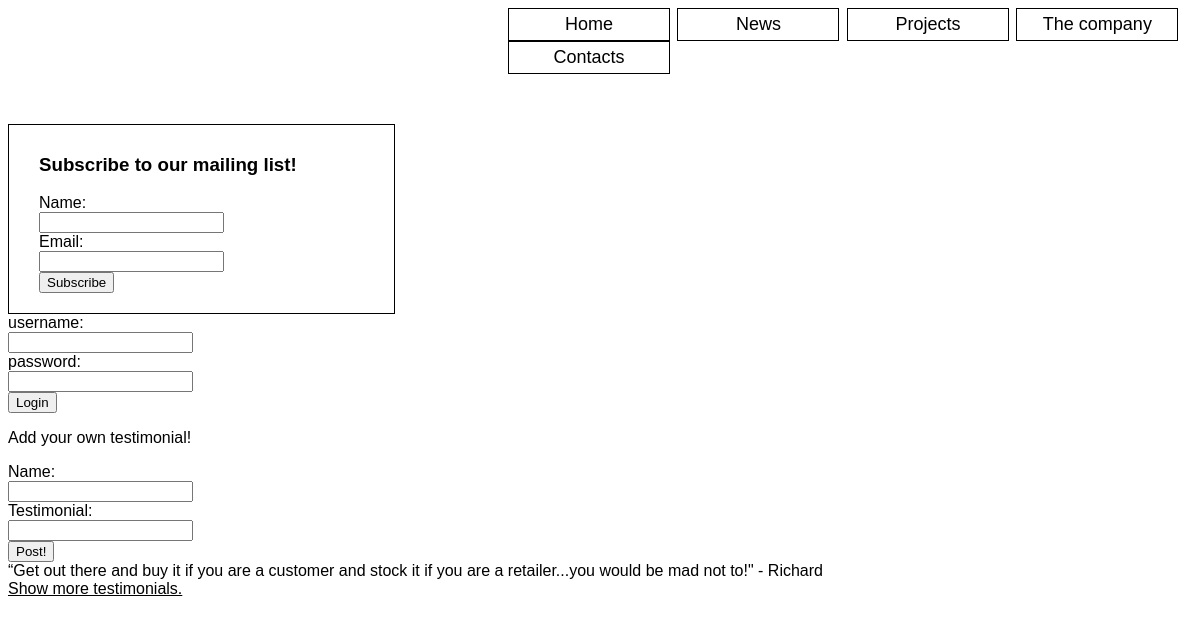
/contacts.php, run on the app's committed database.
### tables this page shows
create table testimonial
   (name		varchar(15)		not null,
   	test        varchar(255)    not null,
    id          integer(2)    not null auto_increment,
    primary key(id));

### contacts.php (the view, shortened to what this page needs)
<!DOCTYPE html>
<html>
<head>
	<link rel="stylesheet" href="main.css">
</head>
<body>
	<nav>
		<a href="index.html">
			<div>Home</div>
		</a>
		<a href="news.php">
			<div>News</div>
		</a>
		<a href="projects.html">
			<div>Projects</div>
		</a>
		<a href="company.php">
			<div>The company</div>
		</a>
		<a href="contacts.php">
			<div>Contacts</div>
		</a>
	</nav>
	<div class="feedback form">
		<h3>Subscribe to our mailing list!</h3>
		<form action="feedback.php" method="GET">
			Name:<br><input type="text" id="name" name="name"><br>
			Email:<br><input type="text" id="emai1" name="email"><br>
			<input type="submit" value="Subscribe">
		</form>
	</div>
	<div class = "login_form">
		<form action="login.php" method="POST">
			username:<br><input type="text" name="username"><br>
			password:<br><input type="text" name="password"><br>
			<input type="submit" value="Login">
		</form>
	</div>
	<div class = "WallTestimonial">
		<form action="contacts.php" method="GET">
			<p> Add your own testimonial!</p>
			Name:<br><input type="text" name="username"><br>
			Testimonial:<br><input type="text" name="test"><br>
			<input type="submit" value="Post!">
		</form>
	<?php
    $counter = 0;
	$host = "db.ist.utl.pt";
	$user = "ist173214";
	$pass = "quhh2828";
	$dbname = $user;
	$db = new PDO("mysql:host=$host;dbname=$dbname", $user, $pass);
	$db->setAttribute(PDO::ATTR_ERRMODE, PDO::ERRMODE_EXCEPTION);
	$all = "SELECT * FROM testimonial;";
	$process=$db->query($all);
	foreach($process as $row){
		$counter++;
	}
	$new = "SELECT * FROM testimonial WHERE id=$counter;";
	$show=$db->query($new);
	foreach($show as $try){
		$text= $try['test'];
		$name= $try['name'];
		echo($text.' - '.$name.'<br>');
	}
	?>
	</div>
	<div class="testimonials">
		<a href="showTestimonial.php?id=1">Show more testimonials.</a>
	</div>
</body>
</html>

### main.css (style rules this page uses)
* { font-family: sans-serif; color: black; }
nav { margin-left: 500px; margin-bottom: 50px; }
nav > a { text-decoration: none; }
nav > a > div { font-size: 18px; display: inline-block; border: 1px solid black; padding: 5px; margin-right: 3px; text-align: center; width: 150px; }
.form { width: 30%; border: 1px solid black; position: relative; display: inline-block; }
.feedback { padding: 10px 0 20px 30px; }

### data on the page
testimonial: test "“Get out there and buy it if you are a customer and stock it if you are a retailer...you would be mad not to!\"", name "Richard"
